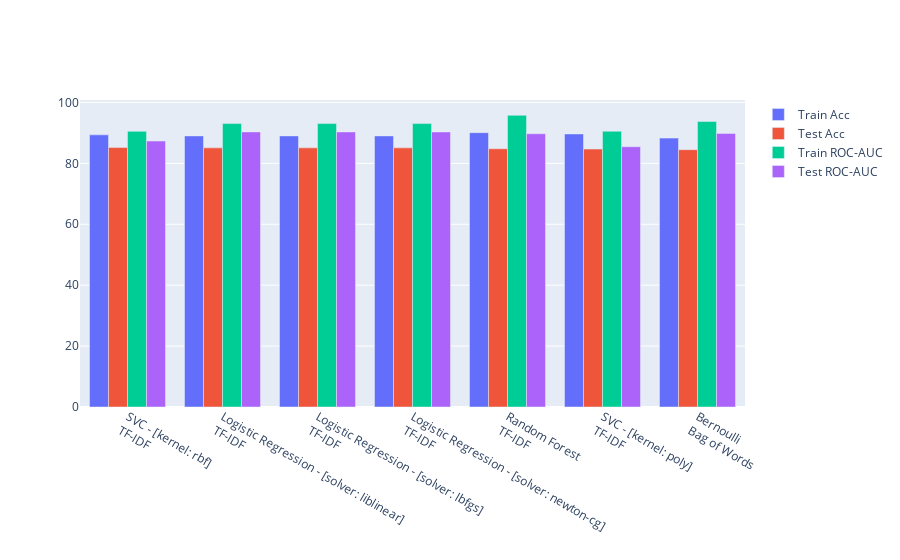

Here is the notebook cell this chart was saved with:
### Markdown cell above
> **Nhận xét**:
> * Các thuật toán như SVM, Logistic Regression và Random Forest hoạt động khá tốt trên dữ liệu này.
> * Xem ra, các model này hoạt động tốt hơn trên vectorizer TF-IDF mà ta không lọc bớt các emoji. Tuy nhiên, ta khó có thể giải thích cho việc này. $\Rightarrow$ Ta sẽ dùng vectorizer này làm input cho toàn bộ các model về sau.
> * Accuracy `train/test_acc_acc` giữa training data và test data luôn đạt trên 85% ở 5 model đầu tiên, sự chênh lệch giữa train và test `diff_acc/roc_auc` thấp hơn 5%, ở ROC-AUC `train/test_roc_auc` cũng đạt trên 85%, chứng tỏ các emoji đang làm khá tốt vai trò của chúng để phân lớp và không có class nào nổi trội hơn class nào.
> * Nhìn vào phương sai `train/test_acc_std`, ta thấy được sự ổn định của model ở qua các cross-validation khác nhau. Tức không có một tập train-validation nào mà nó lại phù hợp quá mức với model.

### Code cell
Model.emojiEvaluationGroupedBarChart(original_models, 7)

### Figure 1 — Plotly figure (JSON) as saved in the notebook; plotly's stock layout.template omitted (floating-point values rounded to 4 significant figures)
{"data": [{"name": "Train Acc", "type": "bar", "x": ["SVC - [kernel: rbf]<br>TF-IDF", "Logistic Regression - [solver: liblinear]<br>TF-IDF", "Logistic Regression - [solver: lbfgs]<br>TF-IDF", "Logistic Regression - [solver: newton-cg]<br>TF-IDF", "Random Forest<br>TF-IDF", "SVC - [kernel: poly]<br>TF-IDF", "Bernoulli<br>Bag of Words"], "y": [89.35, 89.02, 89.02, 89.02, 90.08, 89.66, 88.29]}, {"name": "Test Acc", "type": "bar", "x": ["SVC - [kernel: rbf]<br>TF-IDF", "Logistic Regression - [solver: liblinear]<br>TF-IDF", "Logistic Regression - [solver: lbfgs]<br>TF-IDF", "Logistic Regression - [solver: newton-cg]<br>TF-IDF", "Random Forest<br>TF-IDF", "SVC - [kernel: poly]<br>TF-IDF", "Bernoulli<br>Bag of Words"], "y": [85.19, 85.09, 85.09, 85.09, 84.79, 84.7, 84.5]}, {"name": "Train ROC-AUC", "type": "bar", "x": ["SVC - [kernel: rbf]<br>TF-IDF", "Logistic Regression - [solver: liblinear]<br>TF-IDF", "Logistic Regression - [solver: lbfgs]<br>TF-IDF", "Logistic Regression - [solver: newton-cg]<br>TF-IDF", "Random Forest<br>TF-IDF", "SVC - [kernel: poly]<br>TF-IDF", "Bernoulli<br>Bag of Words"], "y": [90.51, 93.06, 93.06, 93.06, 95.77, 90.54, 93.73]}, {"name": "Test ROC-AUC", "type": "bar", "x": ["SVC - [kernel: rbf]<br>TF-IDF", "Logistic Regression - [solver: liblinear]<br>TF-IDF", "Logistic Regression - [solver: lbfgs]<br>TF-IDF", "Logistic Regression - [solver: newton-cg]<br>TF-IDF", "Random Forest<br>TF-IDF", "SVC - [kernel: poly]<br>TF-IDF", "Bernoulli<br>Bag of Words"], "y": [87.33, 90.33, 90.32, 90.32, 89.73, 85.47, 89.84]}], "layout": {}}
